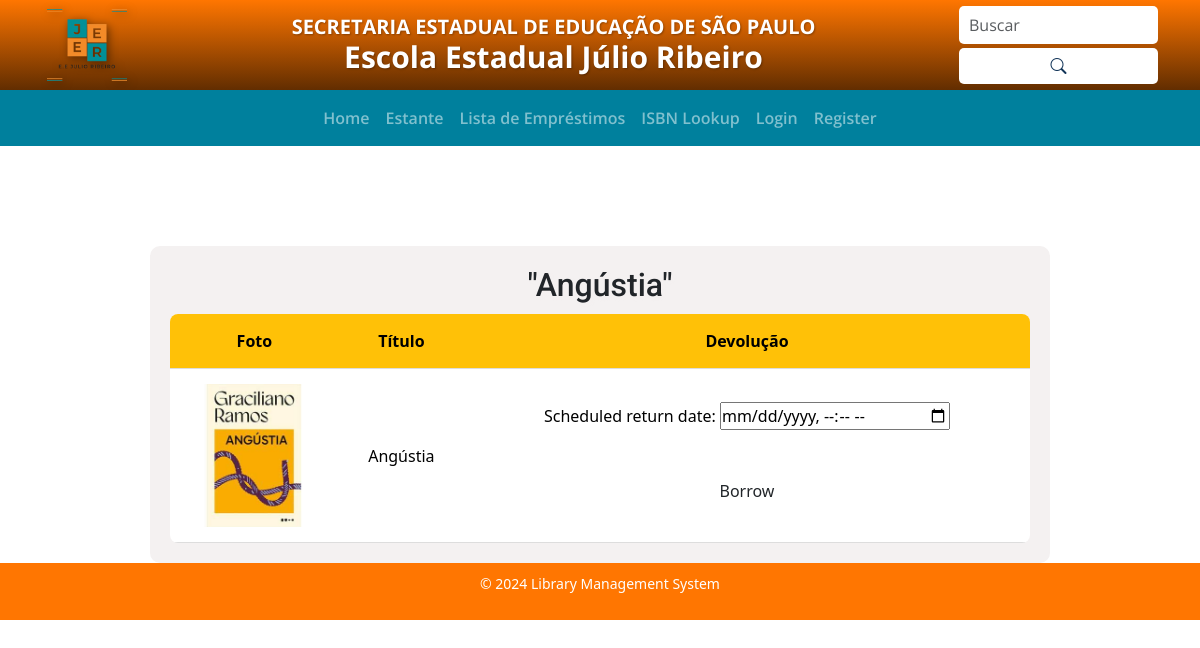
Page /borrow_book/4 (signed in) on the committed database.
### library/models.py (models this page shows, shortened)
class Book(models.Model):
    title = models.CharField(max_length=255)
    description = models.TextField(blank=True)
    category = models.ForeignKey(CategoryBook, on_delete=models.CASCADE)
    author = models.ForeignKey(Author, on_delete=models.CASCADE)
    isbn = models.CharField(max_length=13, unique=True)
    copies = models.IntegerField(default=1)
    reserved_by = models.ForeignKey(
        User, null=True, blank=True, on_delete=models.SET_NULL, related_name='reserved_books'
    )
    photo = models.ImageField(
        upload_to='books/', null=True, blank=True)  # Allow image upload
    photo_url = models.URLField(blank=True, null=True)
    publisher = models.ForeignKey(Publisher, on_delete=models.CASCADE)

### library/views.py (the view)
# urls.py: path('borrow_book/<int:pk>', views.borrow_book, name='borrow_book'),
@login_required
def borrow_book(request, pk):
    book = get_object_or_404(Book, pk=pk)
    available_copies = book.copies - \
        Borrow.objects.filter(book=book, return_date__isnull=True).count()
    if available_copies <= 0:
        return render(request, 'library/book_unavailable.html', {'book': book})
    if request.method == 'POST':
        form = BorrowForm(request.POST)
        if form.is_valid():
            borrow = form.save(commit=False)
            borrow.book = book
            borrow.user = request.user
            borrow.save()
            book.copies -= 1
            book.save()
            return redirect('library:book_detail', pk=book.pk)
    else:
        form = BorrowForm()
    return render(request, 'library/borrow_book.html', {'form': form, 'book': book})

### library/forms.py (shortened to what this page needs)
class BorrowForm(forms.ModelForm):
    class Meta:
        model = Borrow
        fields = ['book', 'scheduled_return_date']  # Include return date

### library/templates/library/borrow_book.html (shortened to what this page needs)
{% extends "library/base.html" %} {% load static %} {% block content %}
<link rel="stylesheet" href="{% static 'borrow_book.css' %}" />
<link
  href="https://cdn.jsdelivr.net/npm/bootstrap@5.3.2/dist/css/bootstrap.min.css"
  rel="stylesheet" />
<main class="main-container">
  <h2>"{{ book.title }}"</h2>
  <table class="table-borrow">
    <thead>
      <tr>
        <th>Foto</th>
        <th>Título</th>
        <th>Devolução</th>
      </tr>
    </thead>
    <tbody>
      <tr>
        <td>
          {% if book.photo_url %}
          <img
            src="{{ book.photo_url }}"
            alt="Book Cover"
            style="max-width: 100px" />
          {% elif book.photo %}
          <img
            src="{{ book.photo.url }}"
            alt="Book Cover"
            style="max-width: 100px" />
          {% endif %}
        </td>
        <td>{{ book.title }}</td>
        <td>
          {% if book.copies > 0 %}
          <form method="post" class="borrow-form">
            {% csrf_token %} {{ form.as_p }}
            <button type="submit" class="btn">Borrow</button>
          </form>
          {% else %}
          <p class="not-available">🚫 Livro indisponível no momento.</p>
          {% endif %}
        </td>
      </tr>
    </tbody>
  </table>
</main>
{% endblock %}

### library/static/home.css (style rules this page uses)
* { margin: 0; padding: 0; box-sizing: border-box; }
h2 { color: #123458; text-shadow: 2px 2px 4px rgba(244, 241, 241, 0.4); font-family: 'Roboto', sans-serif; }

### library/static/borrow_book.css (style rules this page uses)
body { font-family: Arial, sans-serif; }
.main-container { background: #f4f1f1; padding: 20px; border-radius: 10px; max-width: 900px; width: 90%; margin: 100px auto 0 auto; text-align: center; }
h2 { margin-bottom: 20px; }
.table-borrow { width: 100%; border-collapse: collapse; margin-top: 20px; background: white; color: black; border-radius: 8px; overflow: hidden; margin-top: 10px; }
.table-borrow th, .table-borrow td { padding: 15px; text-align: center; border-bottom: 1px solid #ddd; }
.table-borrow th { background: #FFC107; color: black; }
.btn { background: green; border: none; padding: 10px 15px; font-size: 14px; font-weight: bold; color: black; cursor: pointer; border-radius: 5px; transition: 0.3s; }
form { display: flex; flex-direction: column; gap: 20px; }

### rows in the picture
Book: title "Angústia", photo (picture)
